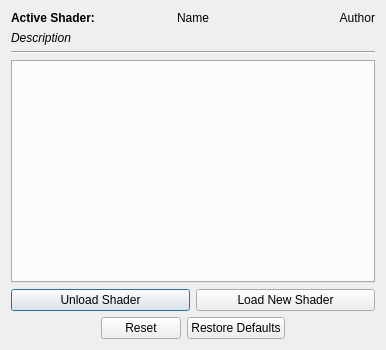
<?xml version="1.0" encoding="UTF-8"?>
<ui version="4.0">
 <class>QGBA::ShaderSelector</class>
 <widget class="QDialog" name="QGBA::ShaderSelector">
  <property name="geometry">
   <rect>
    <x>0</x>
    <y>0</y>
    <width>386</width>
    <height>350</height>
   </rect>
  </property>
  <property name="windowTitle">
   <string>Shaders</string>
  </property>
  <layout class="QVBoxLayout" name="verticalLayout">
   <item>
    <layout class="QHBoxLayout" name="horizontalLayout">
     <item>
      <widget class="QLabel" name="label">
       <property name="font">
        <font>
         <weight>75</weight>
         <bold>true</bold>
        </font>
       </property>
       <property name="text">
        <string>Active Shader:</string>
       </property>
      </widget>
     </item>
     <item>
      <widget class="QLabel" name="shaderName">
       <property name="text">
        <string>Name</string>
       </property>
       <property name="alignment">
        <set>Qt::AlignCenter</set>
       </property>
      </widget>
     </item>
     <item>
      <widget class="QLabel" name="author">
       <property name="text">
        <string>Author</string>
       </property>
       <property name="alignment">
        <set>Qt::AlignRight|Qt::AlignTrailing|Qt::AlignVCenter</set>
       </property>
      </widget>
     </item>
    </layout>
   </item>
   <item>
    <widget class="QLabel" name="description">
     <property name="font">
      <font>
       <italic>true</italic>
      </font>
     </property>
     <property name="text">
      <string>Description</string>
     </property>
     <property name="wordWrap">
      <bool>true</bool>
     </property>
    </widget>
   </item>
   <item>
    <widget class="Line" name="line">
     <property name="orientation">
      <enum>Qt::Horizontal</enum>
     </property>
    </widget>
   </item>
   <item>
    <widget class="QTabWidget" name="passes">
     <property name="currentIndex">
      <number>-1</number>
     </property>
    </widget>
   </item>
   <item>
    <layout class="QGridLayout" name="gridLayout">
     <item row="0" column="0">
      <widget class="QPushButton" name="unload">
       <property name="text">
        <string>Unload Shader</string>
       </property>
      </widget>
     </item>
     <item row="0" column="1">
      <widget class="QPushButton" name="load">
       <property name="text">
        <string>Load New Shader</string>
       </property>
      </widget>
     </item>
     <item row="1" column="0" colspan="2">
      <widget class="QDialogButtonBox" name="buttonBox">
       <property name="orientation">
        <enum>Qt::Horizontal</enum>
       </property>
       <property name="standardButtons">
        <set>QDialogButtonBox::Reset|QDialogButtonBox::RestoreDefaults</set>
       </property>
       <property name="centerButtons">
        <bool>true</bool>
       </property>
      </widget>
     </item>
    </layout>
   </item>
  </layout>
 </widget>
 <resources/>
 <connections/>
</ui>
